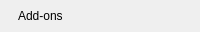
               <widget class="QFrame" name="rowAddons">
                <property name="minimumSize">
                 <size>
                  <width>0</width>
                  <height>32</height>
                 </size>
                </property>
                <property name="maximumSize">
                 <size>
                  <width>16777215</width>
                  <height>32</height>
                 </size>
                </property>
                <property name="role" stdset="0">
                 <string>statusRow</string>
                </property>
                <property name="bind_fixedHeight" stdset="0">
                 <string>srh</string>
                </property>
                <layout class="QHBoxLayout" name="rowAddonsLayout" stretch="0,0,0,0,1">
                 <property name="spacing">
                  <number>0</number>
                 </property>
                 <property name="leftMargin">
                  <number>0</number>
                 </property>
                 <property name="topMargin">
                  <number>0</number>
                 </property>
                 <property name="rightMargin">
                  <number>0</number>
                 </property>
                 <property name="bottomMargin">
                  <number>0</number>
                 </property>
                 <item>
                  <widget class="QLabel" name="rowAddonsDot">
                   <property name="minimumSize">
                    <size>
                     <width>6</width>
                     <height>6</height>
                    </size>
                   </property>
                   <property name="maximumSize">
                    <size>
                     <width>6</width>
                     <height>6</height>
                    </size>
                   </property>
                   <property name="role" stdset="0">
                    <string>dot</string>
                   </property>
                   <property name="tone" stdset="0">
                    <string>info</string>
                   </property>
                  </widget>
                 </item>
                 <item>
                  <spacer name="gap_14">
                   <property name="orientation">
                    <enum>Qt::Orientation::Horizontal</enum>
                   </property>
                   <property name="sizeType">
                    <enum>QSizePolicy::Policy::Fixed</enum>
                   </property>
                   <property name="sizeHint" stdset="0">
                    <size>
                     <width>12</width>
                     <height>1</height>
                    </size>
                   </property>
                  </spacer>
                 </item>
                 <item>
                  <widget class="QLabel" name="rowAddonsLabel">
                   <property name="text">
                    <string>Add-ons</string>
                   </property>
                   <property name="minimumSize">
                    <size>
                     <width>102</width>
                     <height>0</height>
                    </size>
                   </property>
                   <property name="role" stdset="0">
                    <string>rowLabel</string>
                   </property>
                  </widget>
                 </item>
                 <item>
                  <spacer name="hSpacer_10">
                   <property name="orientation">
                    <enum>Qt::Orientation::Horizontal</enum>
                   </property>
                   <property name="sizeHint" stdset="0">
                    <size>
                     <width>10</width>
                     <height>20</height>
                    </size>
                   </property>
                  </spacer>
                 </item>
                 <item>
                  <widget class="QLabel" name="rowAddonsValue">
                   <property name="alignment">
                    <set>Qt::AlignmentFlag::AlignRight|Qt::AlignmentFlag::AlignVCenter</set>
                   </property>
                   <property name="role" stdset="0">
                    <string>rowValue</string>
                   </property>
                   <property name="bind" stdset="0">
                    <string>(setup.activeModules || 0) + ' active'</string>
                   </property>
                   <property name="elide" stdset="0">
                    <bool>true</bool>
                   </property>
                  </widget>
                 </item>
                </layout>
               </widget>
